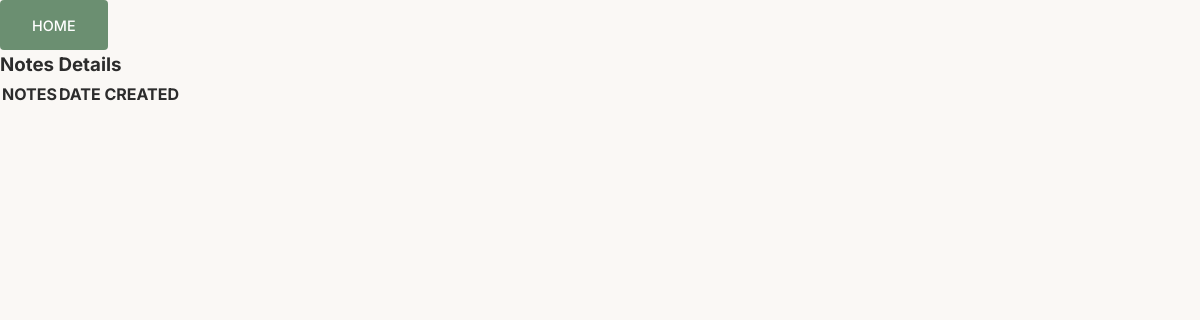
Page /view_notes/id=1/puneet1234bhat@gmail.com on the earlier database version.
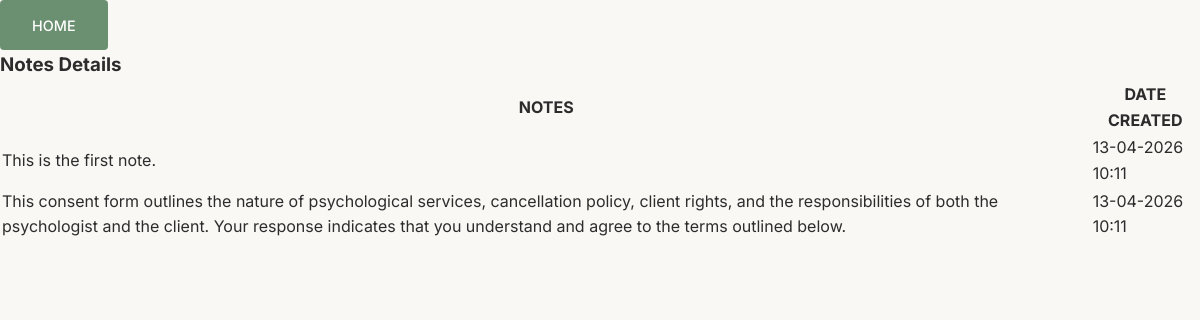
Same page on the later database version.
### TherapyWithKritika/model_db.py (models this page shows)
class Notes(db.Model):
    id = db.Column(db.Integer, primary_key=True)
    user_id = db.Column(db.Integer, db.ForeignKey('client.id'))
    email = db.Column(db.String(50))#, unique=True)
    note = db.Column(db.String(500))
    created_at = db.Column(db.DateTime, default=datetime.now())

### TherapyWithKritika/home.py (the view)
@home_page.route('/view_notes/id=<int:id>/<email>', methods=['GET', 'POST'])
def view_notes(id,email):
    content = Notes.query.all()
    id = id
    email = email.strip()
    content = Notes.query.all() #filter_by(email=email).first()
    return render_template('view_note.html', notes=content, id=id, email=email)

### TherapyWithKritika/templates/view_note.html (shortened to what this page needs)
{% extends "base.html" %}
{% block content %}
<div class="hero-actions">
        <a href="/" class="btn-primary">HOME</a>
</div>
<div class="container my-4">
    <h3 class="mb-3">Notes Details</h3>
    <div class="table-responsive custom-table">
        <table class="table table-hover align-middle text-center">
            <thead>
                <tr>
                    <th>NOTES</th>
                    <th>DATE CREATED</th>
                </tr>
            </thead>
            <tbody>
                {% for data in notes %}
                {% if data.email == email %}
                    <tr>
                    <td class="text-break">{{ data.note }}</td>
                    <td>
                        {{ data.created_at.strftime('%d-%m-%Y %H:%M') if data.created_at }}
                    </td>
                    </tr>
                {% endif %}
                {% endfor %}
            </tbody>
        </table>
    </div>
</div>
{% endblock %}

### TherapyWithKritika/templates/base.html (shortened to what this page needs)
<!DOCTYPE html>
<html lang="en">
<head>
  <link rel="stylesheet" href="static/website_style.css">
</head>
<body>
{% block content %}{% endblock %}
</body>
</html>

### TherapyWithKritika/static/website_style.css (style rules this page uses)
*, *::before, *::after { box-sizing: border-box; margin: 0; padding: 0; }
:root { --sage: #6b8f71; --sage-light: #e8f0e9; --sage-dark: #4a6b50; --stone: #7c6f64; --cream: #faf8f5; --warm-white: #ffffff; --charcoal: #2c2c2c; --mid: #5a5a5a; --border: #e4ddd6; --shadow: rgba(44,44,44,0.08); }
html { scroll-behavior: smooth; }
body { font-family: 'Inter', sans-serif; background-color: var(--cream); color: var(--charcoal); line-height: 1.6; font-size: 16px; }
.hero-actions { display: flex; gap: 1rem; flex-wrap: wrap; }
.btn-primary { background: var(--sage); color: white; padding: 0.85rem 2rem; border: none; border-radius: 4px; font-family: 'Inter', sans-serif; font-size: 0.9rem; font-weight: 500; cursor: pointer; text-decoration: none; transition: background 0.2s, transform 0.15s; display: inline-block; }

Differences in the rows shown:
added Notes: note "This is the first note.", created_at "13-04-2026 10:11"
added Notes: note "This consent form outlines the nature of psychological services, cancellation policy, client rights, and the responsibilities of both the psychologist and the client. Your response indicates that you understand and agree to the terms outlined below.", created_at "13-04-2026 10:11"
